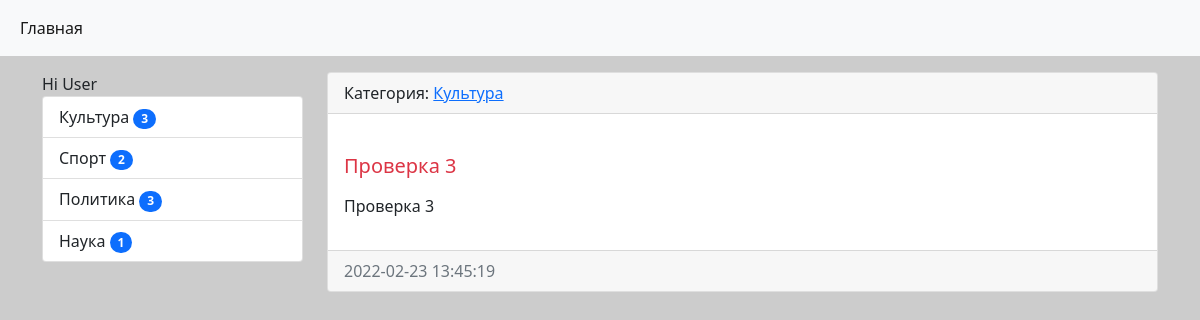
The app's page /news/11/ with its own data.
### news/models.py (models this page shows, shortened)
class Category(models.Model):
    title = models.CharField(max_length=150, db_index=True, verbose_name='Наименование категории')
    def get_absolute_url(self):
        return reverse("category", kwargs={"category_id": self.pk})
    def __str__(self): # Функция, которая показывает строковое представление объектов
        return self.title
    class Meta:
        verbose_name = 'Категория'
        verbose_name_plural = 'Категории'
        ordering = ['title']

class News(models.Model):
    title = models.CharField(max_length=150, verbose_name='Наименование')
    content = models.TextField(blank=True, verbose_name='Контент')
    created_at = models.DateTimeField(auto_now_add=True, verbose_name='Дата публикации')
    updated_at = models.DateTimeField(auto_now=True, verbose_name='Дата правки')
    photo = models.ImageField(upload_to=f'photos/%Y/%m/%d', verbose_name='Фото', blank=True)
    is_published = models.BooleanField(default=True, verbose_name='Опубликованно')
    category = models.ForeignKey('Category', on_delete=models.PROTECT, verbose_name='Категория') # Связывание этой области с таблицей категорий. Параметр null нужен потому, что мы уже ранее создали таблицу и без этого параметра ее просто нельзя будет поменять, т.к. данных то там нет, а мы добавляем новое поле
    class Meta:
        verbose_name = 'Новость'
        verbose_name_plural = 'Новости'
        ordering = ['-created_at']

### news/views.py (the view)
# urls.py: path('news/<int:news_id>/', ViewNews.as_view(), name='view_news'),
class ViewNews(DetailView):
    model = News
    pk_url_kwarg = 'news_id' # Наш pk или наш id он приходит в urls.py в виде параметра news_id
    context_object_name = 'news_item'

### news/templatetags/news_tags.py (called while the page is built)
@register.inclusion_tag('news/list_categories.html') # Тег и параметром передается где он создан
def show_categories(arg1='Hello', arg2='world'): # Создание уже сложного тега, который может и выводить данные и рендерить их, т.е. отображать
    categories = Category.objects.annotate(cnt=Count('news', filter=F('news__is_published'))).filter(cnt__gt=0)
    return {'categories': categories, 'arg1': arg1, 'arg2': arg2}

### news/templates/news/news_detail.html (shortened to what this page needs)
{% extends 'base.html' %}
{% block sidebar %}
    {% include 'inc/_sidebar.html' %}
{% endblock %}
{% block content %}
<div class="card mb-3">
    <div class="card-header">
        Категория: <a href="{{ news_item.category.get_absolute_url }}">{{ news_item.category }}</a>
    </div>
    <div class="card-body">
        <div class="media">
            <div class="media-body">
                <h5 class="card-title {% cycle 'text-danger' 'text-success' %}">{{ news_item.title }}</h5>
                {% autoescape off %}
                <p class="card-text">{{ news_item.content|safe|linebreaks }}</p>
                {% endautoescape %}
            </div>
        </div>
    </div>
    <div class="card-footer text-muted">
        {{ news_item.created_at|date:'Y-m-d H:i:s' }}
    </div>
</div>
{% endblock %}

### news/templates/news/list_categories.html
<div class="list-group">
    {{ arg1 }} {{ arg2 }}
    {% for item in categories %}
    <a href="{{ item.get_absolute_url }}" class="list-group-item list-group-item-action">{{ item.title }} <span class="badge bg-primary rounded-pill">{{ item.cnt }}</span> </a>
    {% endfor %}
</div>

### mysite/static/css/style.css (style rules this page uses)
body { background-color: #ccc; }

### records on screen
Category: title "Культура", cnt "3"
Category: title "Спорт", cnt "2"
Category: title "Политика", cnt "3"
Category: title "Наука", cnt "1"
News: category "Культура", title "Проверка 3", content "Проверка 3", created_at "2022-02-23 13:45:19"

### other values on screen
{{ arg1 }} "Hi"
{{ arg2 }} "User"
